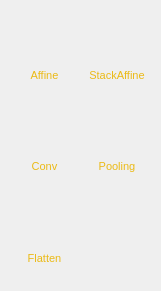
                                   <widget class="QWidget" name="widget_2" native="true">
                                    <property name="geometry">
                                     <rect>
                                      <x>-5</x>
                                      <y>259</y>
                                      <width>161</width>
                                      <height>291</height>
                                     </rect>
                                    </property>
                                    <property name="sizePolicy">
                                     <sizepolicy hsizetype="Preferred" vsizetype="Maximum">
                                      <horstretch>0</horstretch>
                                      <verstretch>0</verstretch>
                                     </sizepolicy>
                                    </property>
                                    <property name="styleSheet">
                                     <string notr="true">color: rgb(235, 186, 22);</string>
                                    </property>
                                    <layout class="QGridLayout" name="gridLayout_3">
                                     <item row="1" column="0">
                                      <widget class="QWidget" name="widget_9" native="true">
                                       <layout class="QVBoxLayout" name="verticalLayout_24">
                                        <property name="leftMargin">
                                         <number>4</number>
                                        </property>
                                        <property name="topMargin">
                                         <number>4</number>
                                        </property>
                                        <property name="rightMargin">
                                         <number>4</number>
                                        </property>
                                        <property name="bottomMargin">
                                         <number>4</number>
                                        </property>
                                        <item>
                                         <widget class="NNBConvLayerIcon" name="conv_layer">
                                          <property name="cursor">
                                           <cursorShape>PointingHandCursor</cursorShape>
                                          </property>
                                          <property name="toolTip">
                                           <string>Convuntional Layer</string>
                                          </property>
                                          <property name="styleSheet">
                                           <string notr="true"/>
                                          </property>
                                          <property name="text">
                                           <string/>
                                          </property>
                                          <property name="pixmap">
                                           <pixmap resource="../files.qrc">:/component/icons/component/Conv_Layer.png</pixmap>
                                          </property>
                                          <property name="scaledContents">
                                           <bool>true</bool>
                                          </property>
                                          <property name="alignment">
                                           <set>Qt::AlignCenter</set>
                                          </property>
                                          <property name="margin">
                                           <number>0</number>
                                          </property>
                                         </widget>
                                        </item>
                                        <item>
                                         <widget class="QLabel" name="label_16">
                                          <property name="font">
                                           <font>
                                            <family>Segoe UI</family>
                                            <pointsize>8</pointsize>
                                           </font>
                                          </property>
                                          <property name="text">
                                           <string>Conv</string>
                                          </property>
                                          <property name="textFormat">
                                           <enum>Qt::AutoText</enum>
                                          </property>
                                          <property name="alignment">
                                           <set>Qt::AlignCenter</set>
                                          </property>
                                          <property name="wordWrap">
                                           <bool>false</bool>
                                          </property>
                                         </widget>
                                        </item>
                                       </layout>
                                      </widget>
                                     </item>
                                     <item row="0" column="1">
                                      <widget class="QWidget" name="widget_10" native="true">
                                       <layout class="QVBoxLayout" name="verticalLayout_25">
                                        <property name="leftMargin">
                                         <number>4</number>
                                        </property>
                                        <property name="topMargin">
                                         <number>4</number>
                                        </property>
                                        <property name="rightMargin">
                                         <number>4</number>
                                        </property>
                                        <property name="bottomMargin">
                                         <number>4</number>
                                        </property>
                                        <item>
                                         <widget class="NNBStacked1DAffLayerIcon" name="stacked_affine_layer">
                                          <property name="cursor">
                                           <cursorShape>PointingHandCursor</cursorShape>
                                          </property>
                                          <property name="toolTip">
                                           <string>Stacked Affine Layer</string>
                                          </property>
                                          <property name="styleSheet">
                                           <string notr="true"/>
                                          </property>
                                          <property name="text">
                                           <string/>
                                          </property>
                                          <property name="pixmap">
                                           <pixmap resource="../files.qrc">:/component/icons/component/StackAffine_Layer.png</pixmap>
                                          </property>
                                          <property name="scaledContents">
                                           <bool>true</bool>
                                          </property>
                                          <property name="alignment">
                                           <set>Qt::AlignCenter</set>
                                          </property>
                                          <property name="margin">
                                           <number>0</number>
                                          </property>
                                         </widget>
                                        </item>
                                        <item>
                                         <widget class="QLabel" name="label_17">
                                          <property name="font">
                                           <font>
                                            <family>Segoe UI</family>
                                            <pointsize>8</pointsize>
                                           </font>
                                          </property>
                                          <property name="text">
                                           <string>StackAffine</string>
                                          </property>
                                          <property name="textFormat">
                                           <enum>Qt::AutoText</enum>
                                          </property>
                                          <property name="alignment">
                                           <set>Qt::AlignCenter</set>
                                          </property>
                                          <property name="wordWrap">
                                           <bool>false</bool>
                                          </property>
                                         </widget>
                                        </item>
                                       </layout>
                                      </widget>
                                     </item>
                                     <item row="1" column="1">
                                      <widget class="QWidget" name="widget_12" native="true">
                                       <layout class="QVBoxLayout" name="verticalLayout_27">
                                        <property name="leftMargin">
                                         <number>4</number>
                                        </property>
                                        <property name="topMargin">
                                         <number>4</number>
                                        </property>
                                        <property name="rightMargin">
                                         <number>4</number>
                                        </property>
                                        <property name="bottomMargin">
                                         <number>4</number>
                                        </property>
                                        <item>
                                         <widget class="NNBPoolingLayerIcon" name="pooling_layer">
                                          <property name="cursor">
                                           <cursorShape>PointingHandCursor</cursorShape>
                                          </property>
                                          <property name="toolTip">
                                           <string>Pooling Layer</string>
                                          </property>
                                          <property name="styleSheet">
                                           <string notr="true"/>
                                          </property>
                                          <property name="text">
                                           <string/>
                                          </property>
                                          <property name="pixmap">
                                           <pixmap resource="../files.qrc">:/component/icons/component/Pooling_Layer.png</pixmap>
                                          </property>
                                          <property name="scaledContents">
                                           <bool>true</bool>
                                          </property>
                                          <property name="alignment">
                                           <set>Qt::AlignCenter</set>
                                          </property>
                                          <property name="margin">
                                           <number>0</number>
                                          </property>
                                         </widget>
                                        </item>
                                        <item>
                                         <widget class="QLabel" name="label_19">
                                          <property name="font">
                                           <font>
                                            <family>Segoe UI</family>
                                            <pointsize>8</pointsize>
                                           </font>
                                          </property>
                                          <property name="text">
                                           <string>Pooling</string>
                                          </property>
                                          <property name="textFormat">
                                           <enum>Qt::AutoText</enum>
                                          </property>
                                          <property name="alignment">
                                           <set>Qt::AlignCenter</set>
                                          </property>
                                          <property name="wordWrap">
                                           <bool>false</bool>
                                          </property>
                                         </widget>
                                        </item>
                                       </layout>
                                      </widget>
                                     </item>
                                     <item row="0" column="0">
                                      <widget class="QWidget" name="widget_11" native="true">
                                       <layout class="QVBoxLayout" name="verticalLayout_26">
                                        <property name="leftMargin">
                                         <number>4</number>
                                        </property>
                                        <property name="topMargin">
                                         <number>4</number>
                                        </property>
                                        <property name="rightMargin">
                                         <number>4</number>
                                        </property>
                                        <property name="bottomMargin">
                                         <number>4</number>
                                        </property>
                                        <item>
                                         <widget class="NNBAffineLayerIcon" name="affine_layer">
                                          <property name="cursor">
                                           <cursorShape>PointingHandCursor</cursorShape>
                                          </property>
                                          <property name="toolTip">
                                           <string>Affine Layer</string>
                                          </property>
                                          <property name="styleSheet">
                                           <string notr="true"/>
                                          </property>
                                          <property name="text">
                                           <string/>
                                          </property>
                                          <property name="pixmap">
                                           <pixmap resource="../files.qrc">:/component/icons/component/Affine_Layer.png</pixmap>
                                          </property>
                                          <property name="scaledContents">
                                           <bool>true</bool>
                                          </property>
                                          <property name="alignment">
                                           <set>Qt::AlignCenter</set>
                                          </property>
                                          <property name="margin">
                                           <number>0</number>
                                          </property>
                                         </widget>
                                        </item>
                                        <item>
                                         <widget class="QLabel" name="label_18">
                                          <property name="font">
                                           <font>
                                            <family>Segoe UI</family>
                                            <pointsize>8</pointsize>
                                           </font>
                                          </property>
                                          <property name="text">
                                           <string>Affine</string>
                                          </property>
                                          <property name="textFormat">
                                           <enum>Qt::AutoText</enum>
                                          </property>
                                          <property name="alignment">
                                           <set>Qt::AlignCenter</set>
                                          </property>
                                          <property name="wordWrap">
                                           <bool>false</bool>
                                          </property>
                                         </widget>
                                        </item>
                                       </layout>
                                      </widget>
                                     </item>
                                     <item row="2" column="0">
                                      <widget class="QWidget" name="widget_13" native="true">
                                       <layout class="QVBoxLayout" name="verticalLayout_28">
                                        <property name="leftMargin">
                                         <number>4</number>
                                        </property>
                                        <property name="topMargin">
                                         <number>4</number>
                                        </property>
                                        <property name="rightMargin">
                                         <number>4</number>
                                        </property>
                                        <property name="bottomMargin">
                                         <number>4</number>
                                        </property>
                                        <item>
                                         <widget class="NNBFlattenLayerIcon" name="flatten_layer">
                                          <property name="cursor">
                                           <cursorShape>PointingHandCursor</cursorShape>
                                          </property>
                                          <property name="toolTip">
                                           <string>Flatten Layer</string>
                                          </property>
                                          <property name="styleSheet">
                                           <string notr="true"/>
                                          </property>
                                          <property name="text">
                                           <string/>
                                          </property>
                                          <property name="pixmap">
                                           <pixmap resource="../files.qrc">:/component/icons/component/Flatten_Layer.png</pixmap>
                                          </property>
                                          <property name="scaledContents">
                                           <bool>true</bool>
                                          </property>
                                          <property name="alignment">
                                           <set>Qt::AlignCenter</set>
                                          </property>
                                          <property name="margin">
                                           <number>0</number>
                                          </property>
                                         </widget>
                                        </item>
                                        <item>
                                         <widget class="QLabel" name="label_21">
                                          <property name="font">
                                           <font>
                                            <family>Segoe UI</family>
                                            <pointsize>8</pointsize>
                                           </font>
                                          </property>
                                          <property name="text">
                                           <string>Flatten</string>
                                          </property>
                                          <property name="textFormat">
                                           <enum>Qt::AutoText</enum>
                                          </property>
                                          <property name="alignment">
                                           <set>Qt::AlignCenter</set>
                                          </property>
                                          <property name="wordWrap">
                                           <bool>false</bool>
                                          </property>
                                         </widget>
                                        </item>
                                       </layout>
                                      </widget>
                                     </item>
                                    </layout>
                                   </widget>
